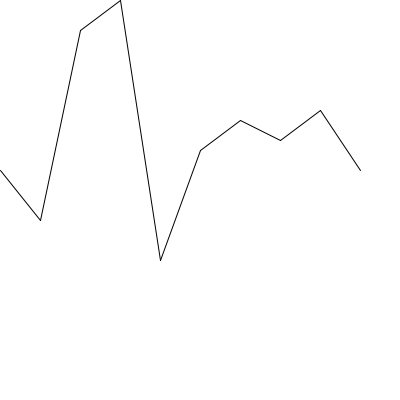
Frame 1 (no input)
Frame 2 (the mouse pressed at the canvas centre, redrawn once): identical to frame 1, image omitted

The Processing sketch that drew this single still picture (run headless with seeded random() and noise(); the mouse was pressed at the canvas centre and the sketch redrawn once):

// Processing sketch: processing_166902
// ── processing_166902.pde

float[] graphNums = {
  17, 22, 3, 0, 26, 15, 12, 14, 11, 17
};

void setup() {
  size(400, 400);
}
 
 
void draw() {
 
  background(255);
  fill(255, 255, 0);
  for (int i = 0; i < graphNums.length-1; i++) {
    float x1 = i * 40;
    float y1 =  (graphNums[i] * 10);
 
    float x2 = (i+1) * 40;
    float y2 =  (graphNums[i+1] * 10);
 
    line(x1, y1, x2, y2);
  }
  noLoop();
}
